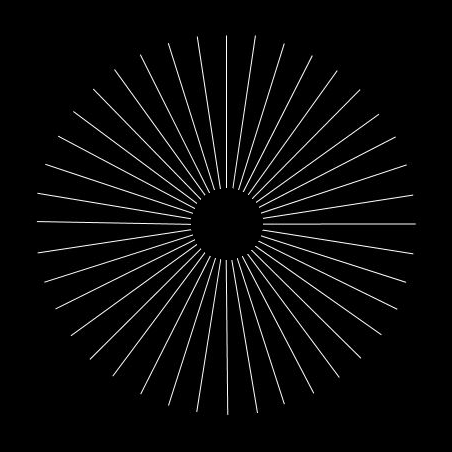
%> input picture SourceCodes/resolution_target_3_dig.tif, 452 x 452 px
$ octave Noises1.m   (GNU Octave 9; MATLAB toolbox functions it lacks are replaced by stand-ins)
%> lines starting %> are read from the running program, lines starting %| are printed output that depends on the picture; in (x1, y1, x2, y2) boxes, pixels count from 0 and x2, y2 are one past the last pixel; in counts of white or black regions, pixels touching at a corner belong together; the program's own positions count from 1
%--------------------------------------------------------------------------
% Source code for generating stacks of blinking frames with different noises included
% Copyright 2015 Zhiping Zeng
%--------------------------------------------------------------------------

%% Read resolution target file

close all;clear all;
clc
InputFilepath=cd;
pixelnumber=452;
aa3=zeros(pixelnumber);
aa10=zeros(pixelnumber);
aa20=zeros(pixelnumber);
aa50=zeros(pixelnumber);
aa80=zeros(pixelnumber);
aa100=zeros(pixelnumber);
aa200=zeros(pixelnumber);
aa300=zeros(pixelnumber);
aa400=zeros(pixelnumber);
aa500=zeros(pixelnumber);
aa600=zeros(pixelnumber);
aa700=zeros(pixelnumber);
aa800=zeros(pixelnumber);
aa900=zeros(pixelnumber);
aa1000=zeros(pixelnumber);
aa1100=zeros(pixelnumber);
aa1200=zeros(pixelnumber);
aa1300=zeros(pixelnumber);
aa1400=zeros(pixelnumber);
aa1500=zeros(pixelnumber);
aa=zeros(pixelnumber);
test_object=imread('resolution_target_3_dig.tif');  %load test object
%> test_object is the input picture: size 452x452 uint8; min 0, max 255, mean 8.3
[row, col] = find( test_object >100 );
%> row = 7400 values from 36 to 415; col = 7400 values from 38 to 415
num = size(row, 1);
%> num = 7400
bb=aa;
counter=0;
for i = 1:2:num
    bb(row(i), col(i)) = 1;
    counter=counter+1;
end
%> this loop made 3700 passes
%> i on passes 3 to 5: 5, 7, 9
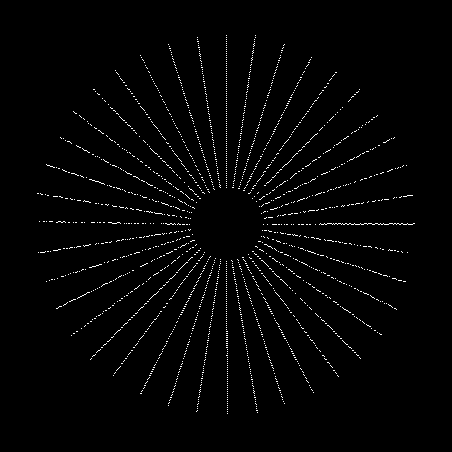
%> bb: size 452x452 double; values 0 (black) and 1 (white), 1.8% white in thin lines or dots, all inside (x1, y1, x2, y2) = (37, 35, 415, 414)
%> after the loop, counter = 3700
imshow(bb,[])

%% Generate power law blinking

n1_3=3;
n1_10=10;
n1_20=20;
n1_50=50;
n1_80=80;
n1_100=100;
n1_200=200;
n1_300=300;
n1_400=400;
n1_500=500;
n1_600=600;
n1_700=700;
n1_800=800;
n1_900=900;
n1_1000=1000;
n1_1100=1100;
n1_1200=1200;
n1_1300=1300;
n1_1400=1400;
n1_1500=1500;
n2_3=0;
n2_10=0;
n2_20=0;
n2_50=0;
n2_80=0;
n2_100=0;
n2_200=0;
n2_300=0;
n2_400=0;
n2_500=0;
n2_600=0;
n2_700=0;
n2_800=0;
n2_900=0;
n2_1000=0;
n2_1100=0;
n2_1200=0;
n2_1300=0;
n2_1400=0;
n2_1500=0;
C = zeros(num,2*1000);
for n=1:2:num
alpha=1.5;
alpha_off=1.9;
dmax=1;
frame_time=0.03; % s
xx=rand(1,1000);
ton1 = 0.01*exp(log(dmax)-log(xx)./alpha);   %on time power law
frame_on1 = ceil(ton1/frame_time);
xx=rand(1,1000);
toff1 = 0.01*exp(log(dmax)-log(xx)./alpha_off);  %off time power law
frame_off1 = 2*ceil(toff1/frame_time);
C(n,1:2:end) = frame_on1;
C(n,2:2:end) = frame_off1;
end
%> this loop made 3700 passes
a=ones(1,num);
%> (the run ends here)
